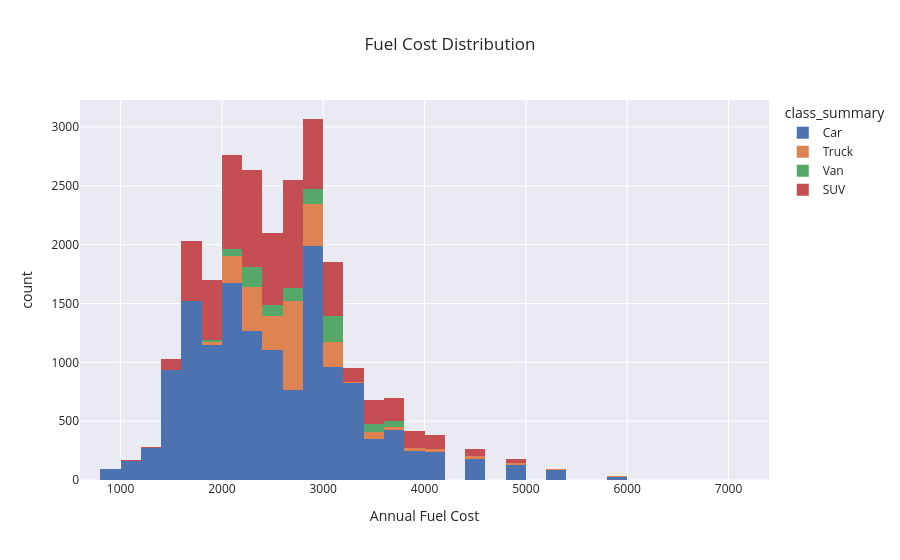

Notebook cell for this chart:
### Code cell
fig = px.histogram(
    df,
    x='fuelCost08',
    color='class_summary',
    labels={'fuelCost08': 'Annual Fuel Cost'},
    nbins=40,
    template='seaborn',
    title='Fuel Cost Distribution'
)
fig.show()

### Figure 1 — Plotly figure (JSON) as saved in the notebook; plotly's stock layout.template omitted (floating-point values rounded to 4 significant figures; data arrays with more than 128 entries replaced by an {"elided": "..."} marker saying what was removed)
{"data": [{"bingroup": "x", "hovertemplate": "class_summary=Car<br>Annual Fuel Cost=%{x}<br>count=%{y}<extra></extra>", "legendgroup": "Car", "marker": {"color": "rgb(76,114,176)", "pattern": {"shape": ""}}, "name": "Car", "nbinsx": 40, "orientation": "v", "showlegend": true, "type": "histogram", "x": {"elided": "14396 int values"}, "xaxis": "x", "yaxis": "y"}, {"bingroup": "x", "hovertemplate": "class_summary=Truck<br>Annual Fuel Cost=%{x}<br>count=%{y}<extra></extra>", "legendgroup": "Truck", "marker": {"color": "rgb(221,132,82)", "pattern": {"shape": ""}}, "name": "Truck", "nbinsx": 40, "orientation": "v", "showlegend": true, "type": "histogram", "x": {"elided": "2460 int values"}, "xaxis": "x", "yaxis": "y"}, {"bingroup": "x", "hovertemplate": "class_summary=Van<br>Annual Fuel Cost=%{x}<br>count=%{y}<extra></extra>", "legendgroup": "Van", "marker": {"color": "rgb(85,168,104)", "pattern": {"shape": ""}}, "name": "Van", "nbinsx": 40, "orientation": "v", "showlegend": true, "type": "histogram", "x": {"elided": "924 int values"}, "xaxis": "x", "yaxis": "y"}, {"bingroup": "x", "hovertemplate": "class_summary=SUV<br>Annual Fuel Cost=%{x}<br>count=%{y}<extra></extra>", "legendgroup": "SUV", "marker": {"color": "rgb(196,78,82)", "pattern": {"shape": ""}}, "name": "SUV", "nbinsx": 40, "orientation": "v", "showlegend": true, "type": "histogram", "x": {"elided": "6205 int values"}, "xaxis": "x", "yaxis": "y"}], "layout": {"barmode": "relative", "legend": {"title": {"text": "class_summary"}, "tracegroupgap": 0}, "title": {"text": "Fuel Cost Distribution"}, "xaxis": {"anchor": "y", "domain": [0, 1], "title": {"text": "Annual Fuel Cost"}}, "yaxis": {"anchor": "x", "domain": [0, 1], "title": {"text": "count"}}}}
